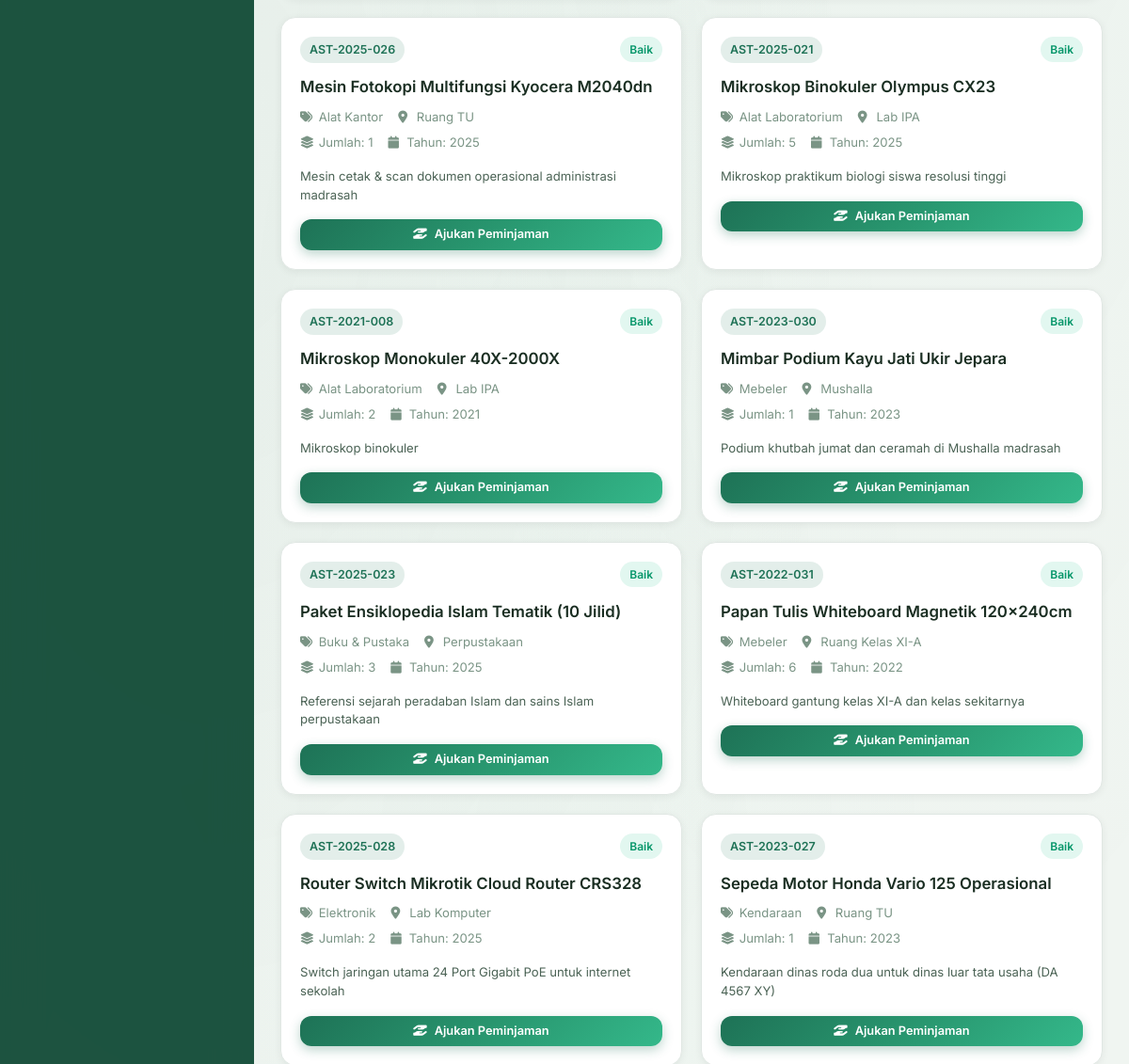
Page /pages/guru/katalog.php (signed in, middle part) on the earlier database version.
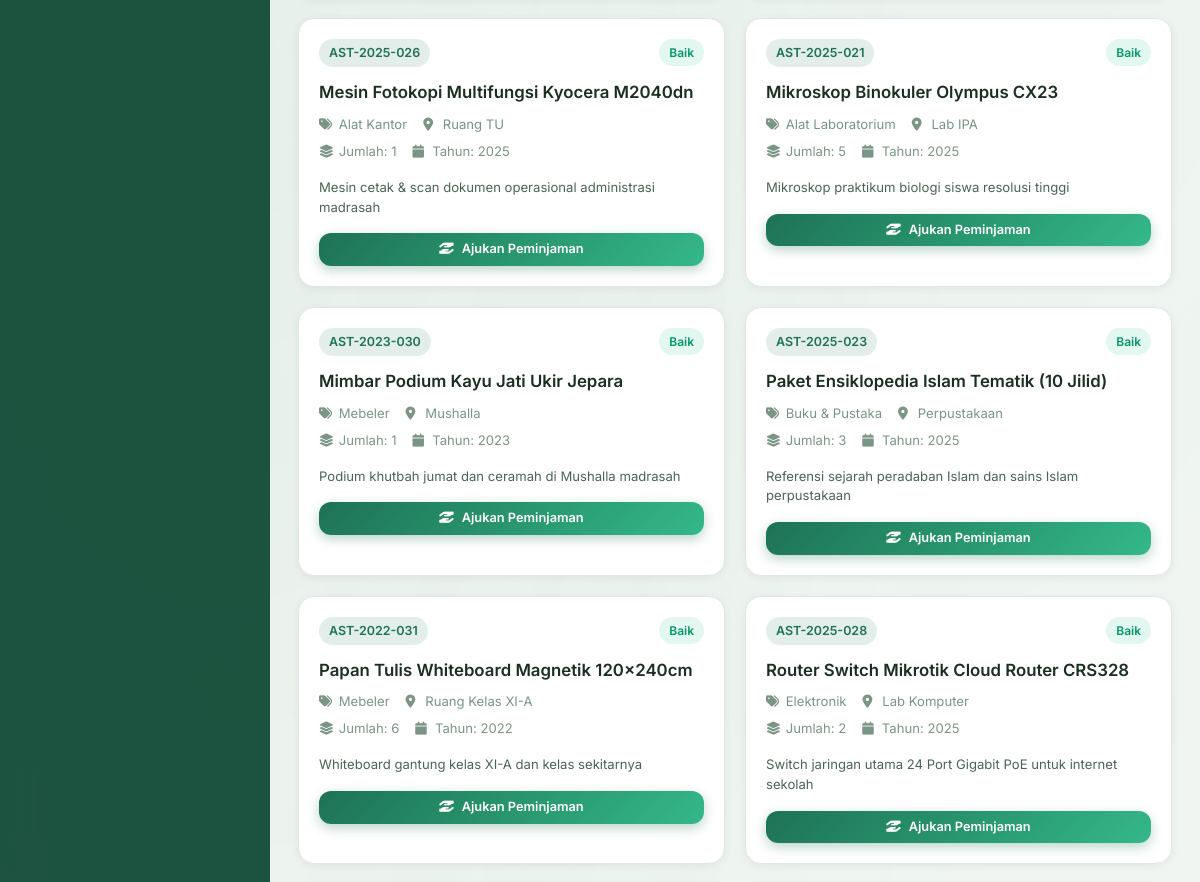
Same page on the later database version.
### tables this page shows
CREATE TABLE `aset` (
  `id` int NOT NULL AUTO_INCREMENT,
  `kode_aset` varchar(50) NOT NULL,
  `nama_aset` varchar(150) NOT NULL,
  `id_kategori` int DEFAULT NULL,
  `id_lokasi` int DEFAULT NULL,
  `jumlah` int NOT NULL DEFAULT '1',
  `kondisi` enum('Baik','Rusak Ringan','Rusak Berat') NOT NULL DEFAULT 'Baik',
  `tahun_perolehan` year DEFAULT NULL,
  `nilai_perolehan` decimal(15,2) DEFAULT '0.00',
  `sumber_dana` varchar(100) DEFAULT NULL,
  `gambar` varchar(255) DEFAULT NULL,
  `keterangan` text,
  `qr_code_path` varchar(255) DEFAULT NULL,
  `created_at` timestamp NULL DEFAULT CURRENT_TIMESTAMP,
  `updated_at` timestamp NULL DEFAULT CURRENT_TIMESTAMP ON UPDATE CURRENT_TIMESTAMP,
  `deleted_at` timestamp NULL DEFAULT NULL,
  `bukti_hapus` varchar(255) DEFAULT NULL,
  `status_penghapusan` enum('none','pending','approved') NOT NULL DEFAULT 'none',
  `status_mutasi` enum('none','in_transit') NOT NULL DEFAULT 'none',
  `tgl_pengajuan_hapus` datetime DEFAULT NULL,
  `file_ba_scan` varchar(255) DEFAULT NULL,
  `alasan_hapus` text,
  PRIMARY KEY (`id`),
  UNIQUE KEY `kode_aset` (`kode_aset`),
  KEY `id_kategori` (`id_kategori`),
  KEY `id_lokasi` (`id_lokasi`),
  CONSTRAINT `aset_ibfk_1` FOREIGN KEY (`id_kategori`) REFERENCES `kategori` (`id`) ON DELETE SET NULL,
  CONSTRAINT `aset_ibfk_2` FOREIGN KEY (`id_lokasi`) REFERENCES `lokasi` (`id`) ON DELETE SET NULL
);

CREATE TABLE `kategori` (
  `id` int NOT NULL AUTO_INCREMENT,
  `nama_kategori` varchar(100) NOT NULL,
  `keterangan` text,
  `created_at` timestamp NULL DEFAULT CURRENT_TIMESTAMP,
  PRIMARY KEY (`id`)
);

CREATE TABLE `lokasi` (
  `id` int NOT NULL AUTO_INCREMENT,
  `nama_lokasi` varchar(100) NOT NULL,
  `keterangan` text,
  `created_at` timestamp NULL DEFAULT CURRENT_TIMESTAMP,
  PRIMARY KEY (`id`)
);

### pages/guru/katalog.php (the view, shortened to what this page needs)
<?php
$pdo = getConnection();
$where = "WHERE a.deleted_at IS NULL";
$params = [];
$stmt = $pdo->prepare("SELECT a.*, k.nama_kategori, l.nama_lokasi FROM aset a
    LEFT JOIN kategori k ON a.id_kategori = k.id
    LEFT JOIN lokasi l ON a.id_lokasi = l.id
    $where
    ORDER BY a.nama_aset ASC");
$stmt->execute($params);
$asetList = $stmt->fetchAll();
require_once __DIR__ . '/../../includes/header.php';
require_once __DIR__ . '/../../includes/sidebar.php';
?>
<div class="katalog-grid" style="display:grid; grid-template-columns:repeat(auto-fill, minmax(320px, 1fr)); gap:20px;">
    <?php if (empty($asetList)): ?>
        <div class="card animate-fadeInUp" style="grid-column:1/-1;">
            <div class="card-body">
                <div class="empty-state">
                    <div class="empty-icon"><i class="fas fa-search"></i></div>
                    <p>Tidak ada aset ditemukan</p>
                </div>
            </div>
        </div>
    <?php else: ?>
        <?php foreach ($asetList as $a): ?>
        <div class="card animate-fadeInUp" style="transition:transform 0.2s ease;">
            <div class="card-body" style="padding:20px;">
                <div style="display:flex; justify-content:space-between; align-items:start; margin-bottom:12px;">
                    <span class="badge badge-primary" style="font-size:0.78rem;"><?= htmlspecialchars($a['kode_aset']) ?></span>
                    <span class="badge badge-<?= $a['kondisi'] === 'Baik' ? 'success' : ($a['kondisi'] === 'Rusak Ringan' ? 'warning' : 'danger') ?>">
                        <?= $a['kondisi'] ?>
                    </span>
                </div>
                <h4 style="font-size:1.05rem; font-weight:600; margin-bottom:8px; color:var(--text-primary);">
                    <?= htmlspecialchars($a['nama_aset']) ?>
                </h4>
                <div style="font-size:0.82rem; color:var(--text-muted); margin-bottom:16px;">
                    <div style="display:flex; gap:16px; flex-wrap:wrap; margin-bottom:6px;">
                        <span><i class="fas fa-tags" style="width:16px;"></i> <?= htmlspecialchars($a['nama_kategori'] ?? '-') ?></span>
                        <span><i class="fas fa-location-dot" style="width:16px;"></i> <?= htmlspecialchars($a['nama_lokasi'] ?? '-') ?></span>
                    </div>
                    <div style="display:flex; gap:16px; flex-wrap:wrap;">
                        <span><i class="fas fa-layer-group" style="width:16px;"></i> Jumlah: <?= $a['jumlah'] ?></span>
                        <?php if ($a['tahun_perolehan']): ?>
                            <span><i class="fas fa-calendar" style="width:16px;"></i> Tahun: <?= $a['tahun_perolehan'] ?></span>
                        <?php endif; ?>
                    </div>
                </div>
                <?php if ($a['keterangan']): ?>
                    <p style="font-size:0.82rem; color:var(--text-secondary); margin-bottom:16px; line-height:1.5;">
                        <?= htmlspecialchars(mb_strimwidth($a['keterangan'], 0, 80, '...')) ?>
                    </p>
                <?php endif; ?>
                <?php if ($a['kondisi'] === 'Baik'): ?>
                    <a href="<?= BASE_URL ?>/guru/pinjam?id_aset=<?= $a['id'] ?>" class="btn btn-primary btn-sm" style="width:100%;">
                        <i class="fas fa-hand-holding-hand"></i> Ajukan Peminjaman
                    </a>
                <?php else: ?>
                    <button class="btn btn-secondary btn-sm" style="width:100%; opacity:0.6; cursor:not-allowed;" disabled>
                        <i class="fas fa-ban"></i> Tidak Tersedia
                    </button>
                <?php endif; ?>
            </div>
        </div>
        <?php endforeach; ?>
    <?php endif; ?>
</div>
<?php require_once __DIR__ . '/../../includes/footer.php'; ?>

Differences in the rows shown:
no longer on this page (row edited): aset: kode_aset "AST-2021-008", kondisi "Baik", nama_aset "Mikroskop Monokuler 40X-2000X", id_kategori.nama_kategori "Alat Laboratorium", id_lokasi.nama_lokasi "Lab IPA", jumlah "2", tahun_perolehan "2021", keterangan "Mikroskop binokuler"
no longer on this page (row unchanged): aset: kode_aset "AST-2023-027", kondisi "Baik", nama_aset "Sepeda Motor Honda Vario 125 Operasional", id_kategori.nama_kategori "Kendaraan", id_lokasi.nama_lokasi "Ruang TU", jumlah "1", tahun_perolehan "2023", keterangan "Kendaraan dinas roda dua untuk dinas luar tata usaha (DA 4567 XY)"
